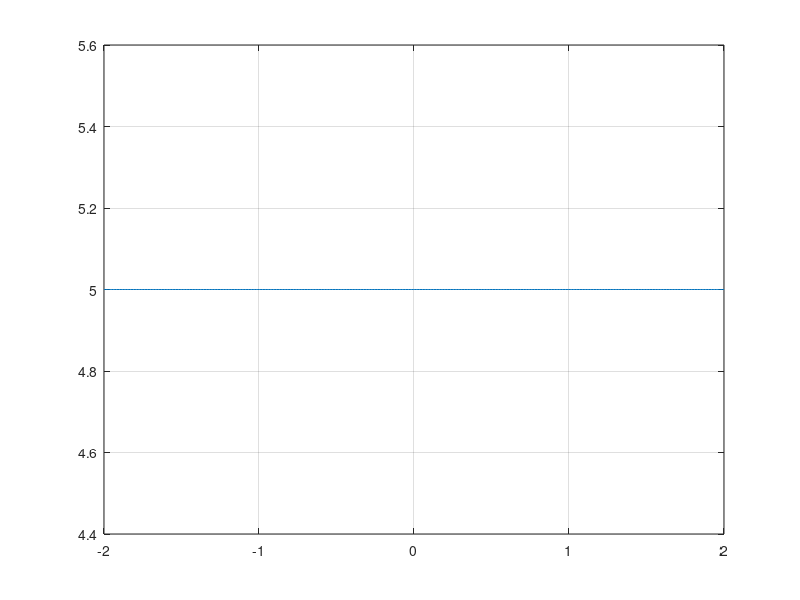

Source code (MATLAB):
clc;
clear;
close all;

fs = 100;

ts1 = -2;
te1 = 2;
t1 = linspace(ts1, te1, (te1 - ts1) * fs);
m = 5 * ones(1, length(t1));
% m = sin(4*pi*t1);

ts2 = 0;
te2 = 4;
t2 = linspace(ts2, te2, (te2 - ts2) * fs);
h = ones(1, length(t2));

ts = ts1 + ts2;
te = te1 + te2;
t = linspace(ts, te, (te - ts) * fs);
y = conv(h, m);
y = y / fs;

y(end+1) = 0;

noise = 0 * randn(1, length(y));
y = y + noise;

signal = fs*deconv(y, h);
signal(end) = [];

plot(t1, signal)
grid on